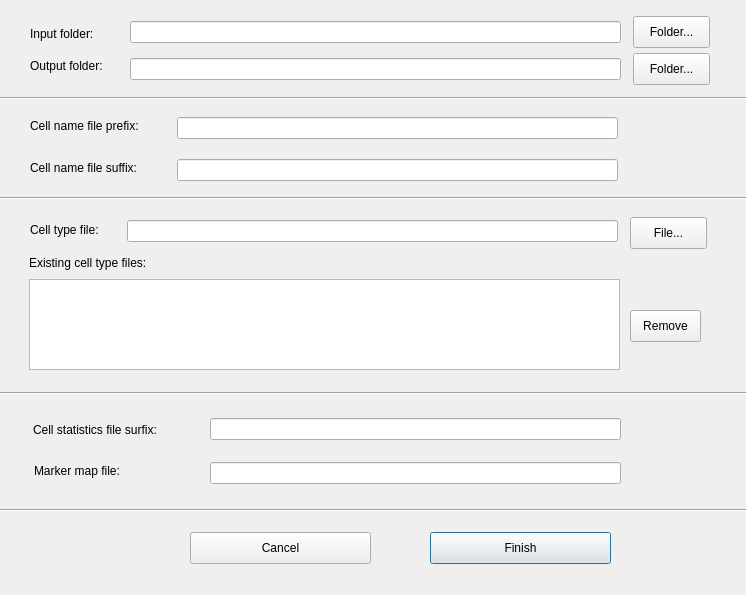
<?xml version="1.0" encoding="UTF-8"?>
<ui version="4.0">
 <class>Dialog_pointcloudatlas_adjust_preference</class>
 <widget class="QDialog" name="Dialog_pointcloudatlas_adjust_preference">
  <property name="geometry">
   <rect>
    <x>0</x>
    <y>0</y>
    <width>746</width>
    <height>595</height>
   </rect>
  </property>
  <property name="sizePolicy">
   <sizepolicy hsizetype="Maximum" vsizetype="Maximum">
    <horstretch>0</horstretch>
    <verstretch>0</verstretch>
   </sizepolicy>
  </property>
  <property name="windowTitle">
   <string>Pointcloud atlas adjust preference editor</string>
  </property>
  <widget class="Line" name="line">
   <property name="geometry">
    <rect>
     <x>-10</x>
     <y>502</y>
     <width>876</width>
     <height>16</height>
    </rect>
   </property>
   <property name="orientation">
    <enum>Qt::Horizontal</enum>
   </property>
  </widget>
  <widget class="QPushButton" name="pushButton_input_folder">
   <property name="geometry">
    <rect>
     <x>633</x>
     <y>16</y>
     <width>77</width>
     <height>32</height>
    </rect>
   </property>
   <property name="text">
    <string>Folder...</string>
   </property>
  </widget>
  <widget class="QLineEdit" name="lineEdit_input_folder">
   <property name="geometry">
    <rect>
     <x>130</x>
     <y>21</y>
     <width>491</width>
     <height>22</height>
    </rect>
   </property>
  </widget>
  <widget class="QLabel" name="label_input_folder">
   <property name="geometry">
    <rect>
     <x>30</x>
     <y>26</y>
     <width>91</width>
     <height>16</height>
    </rect>
   </property>
   <property name="maximumSize">
    <size>
     <width>158</width>
     <height>16777215</height>
    </size>
   </property>
   <property name="text">
    <string>Input folder:</string>
   </property>
  </widget>
  <widget class="QLabel" name="label_existing_celltype_files">
   <property name="geometry">
    <rect>
     <x>29</x>
     <y>255</y>
     <width>161</width>
     <height>16</height>
    </rect>
   </property>
   <property name="text">
    <string>Existing cell type files:</string>
   </property>
  </widget>
  <widget class="QListWidget" name="listWidget_existing_celltype_files">
   <property name="geometry">
    <rect>
     <x>29</x>
     <y>279</y>
     <width>591</width>
     <height>91</height>
    </rect>
   </property>
  </widget>
  <widget class="QPushButton" name="pushButton_remove_celltype_files">
   <property name="geometry">
    <rect>
     <x>630</x>
     <y>310</y>
     <width>71</width>
     <height>32</height>
    </rect>
   </property>
   <property name="sizePolicy">
    <sizepolicy hsizetype="Fixed" vsizetype="Fixed">
     <horstretch>0</horstretch>
     <verstretch>0</verstretch>
    </sizepolicy>
   </property>
   <property name="text">
    <string>Remove</string>
   </property>
  </widget>
  <widget class="QPushButton" name="pushButton_finish">
   <property name="geometry">
    <rect>
     <x>430</x>
     <y>532</y>
     <width>181</width>
     <height>32</height>
    </rect>
   </property>
   <property name="sizePolicy">
    <sizepolicy hsizetype="Fixed" vsizetype="Fixed">
     <horstretch>0</horstretch>
     <verstretch>0</verstretch>
    </sizepolicy>
   </property>
   <property name="text">
    <string>Finish</string>
   </property>
   <property name="default">
    <bool>true</bool>
   </property>
  </widget>
  <widget class="QPushButton" name="pushButton_cancel">
   <property name="geometry">
    <rect>
     <x>190</x>
     <y>532</y>
     <width>181</width>
     <height>32</height>
    </rect>
   </property>
   <property name="sizePolicy">
    <sizepolicy hsizetype="Fixed" vsizetype="Fixed">
     <horstretch>0</horstretch>
     <verstretch>0</verstretch>
    </sizepolicy>
   </property>
   <property name="text">
    <string>Cancel</string>
   </property>
  </widget>
  <widget class="QLabel" name="label_output_folder">
   <property name="geometry">
    <rect>
     <x>30</x>
     <y>58</y>
     <width>101</width>
     <height>16</height>
    </rect>
   </property>
   <property name="maximumSize">
    <size>
     <width>158</width>
     <height>16777215</height>
    </size>
   </property>
   <property name="text">
    <string>Output folder:</string>
   </property>
  </widget>
  <widget class="QPushButton" name="pushButton_output_folder">
   <property name="geometry">
    <rect>
     <x>633</x>
     <y>53</y>
     <width>77</width>
     <height>32</height>
    </rect>
   </property>
   <property name="text">
    <string>Folder...</string>
   </property>
  </widget>
  <widget class="QLineEdit" name="lineEdit_output_folder">
   <property name="geometry">
    <rect>
     <x>130</x>
     <y>58</y>
     <width>491</width>
     <height>22</height>
    </rect>
   </property>
  </widget>
  <widget class="QLabel" name="label_cellname_file_prefix">
   <property name="geometry">
    <rect>
     <x>30</x>
     <y>118</y>
     <width>141</width>
     <height>16</height>
    </rect>
   </property>
   <property name="maximumSize">
    <size>
     <width>158</width>
     <height>16777215</height>
    </size>
   </property>
   <property name="text">
    <string>Cell name file prefix:</string>
   </property>
  </widget>
  <widget class="QLineEdit" name="lineEdit_cellname_file_prefix">
   <property name="geometry">
    <rect>
     <x>177</x>
     <y>117</y>
     <width>441</width>
     <height>22</height>
    </rect>
   </property>
   <property name="text">
    <string/>
   </property>
  </widget>
  <widget class="QLineEdit" name="lineEdit_cellname_file_surfix">
   <property name="geometry">
    <rect>
     <x>177</x>
     <y>159</y>
     <width>441</width>
     <height>22</height>
    </rect>
   </property>
   <property name="text">
    <string/>
   </property>
  </widget>
  <widget class="QLabel" name="label_cellname_file_surfix">
   <property name="geometry">
    <rect>
     <x>30</x>
     <y>160</y>
     <width>141</width>
     <height>16</height>
    </rect>
   </property>
   <property name="maximumSize">
    <size>
     <width>158</width>
     <height>16777215</height>
    </size>
   </property>
   <property name="text">
    <string>Cell name file suffix:</string>
   </property>
  </widget>
  <widget class="QLineEdit" name="lineEdit_celltype_file">
   <property name="geometry">
    <rect>
     <x>127</x>
     <y>220</y>
     <width>491</width>
     <height>22</height>
    </rect>
   </property>
   <property name="text">
    <string/>
   </property>
  </widget>
  <widget class="QLabel" name="label_celltype_file">
   <property name="geometry">
    <rect>
     <x>30</x>
     <y>222</y>
     <width>141</width>
     <height>16</height>
    </rect>
   </property>
   <property name="maximumSize">
    <size>
     <width>158</width>
     <height>16777215</height>
    </size>
   </property>
   <property name="text">
    <string>Cell type file: </string>
   </property>
  </widget>
  <widget class="QPushButton" name="pushButton_celltype_file">
   <property name="geometry">
    <rect>
     <x>630</x>
     <y>217</y>
     <width>77</width>
     <height>32</height>
    </rect>
   </property>
   <property name="text">
    <string>File...</string>
   </property>
  </widget>
  <widget class="QLabel" name="label_cellstat_file_surfix">
   <property name="geometry">
    <rect>
     <x>33</x>
     <y>422</y>
     <width>151</width>
     <height>16</height>
    </rect>
   </property>
   <property name="maximumSize">
    <size>
     <width>158</width>
     <height>16777215</height>
    </size>
   </property>
   <property name="text">
    <string>Cell statistics file surfix:</string>
   </property>
  </widget>
  <widget class="QLineEdit" name="lineEdit_cellstat_file_surfix">
   <property name="geometry">
    <rect>
     <x>210</x>
     <y>418</y>
     <width>411</width>
     <height>22</height>
    </rect>
   </property>
   <property name="text">
    <string/>
   </property>
  </widget>
  <widget class="QLabel" name="label_markermap_file">
   <property name="geometry">
    <rect>
     <x>34</x>
     <y>463</y>
     <width>151</width>
     <height>16</height>
    </rect>
   </property>
   <property name="maximumSize">
    <size>
     <width>158</width>
     <height>16777215</height>
    </size>
   </property>
   <property name="text">
    <string>Marker map file:</string>
   </property>
  </widget>
  <widget class="QLineEdit" name="lineEdit_markermap_file">
   <property name="geometry">
    <rect>
     <x>210</x>
     <y>462</y>
     <width>411</width>
     <height>22</height>
    </rect>
   </property>
   <property name="text">
    <string/>
   </property>
  </widget>
  <widget class="Line" name="line_2">
   <property name="geometry">
    <rect>
     <x>0</x>
     <y>90</y>
     <width>876</width>
     <height>16</height>
    </rect>
   </property>
   <property name="orientation">
    <enum>Qt::Horizontal</enum>
   </property>
  </widget>
  <widget class="Line" name="line_3">
   <property name="geometry">
    <rect>
     <x>0</x>
     <y>190</y>
     <width>876</width>
     <height>16</height>
    </rect>
   </property>
   <property name="orientation">
    <enum>Qt::Horizontal</enum>
   </property>
  </widget>
  <widget class="Line" name="line_4">
   <property name="geometry">
    <rect>
     <x>0</x>
     <y>385</y>
     <width>876</width>
     <height>16</height>
    </rect>
   </property>
   <property name="orientation">
    <enum>Qt::Horizontal</enum>
   </property>
  </widget>
 </widget>
 <resources/>
 <connections/>
</ui>
